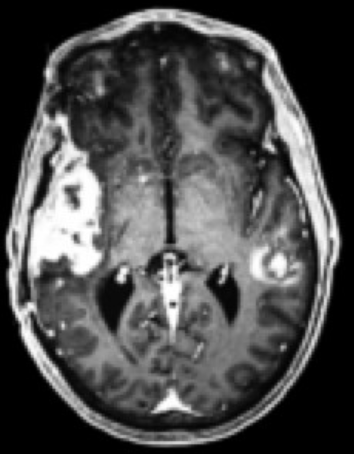
#> input picture Examples/i1.png, 354 x 454 px
$ python ir.py
#> lines starting #> are read from the running program, lines starting #| are printed output that depends on the picture
# test file using opencv / python to compare and contrast with itk / c++ ir methods
from __future__ import print_function
import numpy as np
import cv2
# total number of feature points
MAX = 400
# percent similarity of point matches
MIN = 0.1

def feature_matches(i, i2):
    # change to b/w images
    new_i = cv2.cvtColor(i, cv2.COLOR_BGR2GRAY)
    new_i2 = cv2.cvtColor(i2, cv2.COLOR_BGR2GRAY)

    # set keypoints/descriptors
    x = cv2.ORB_create(MAX)
    k1, d1 = x.detectAndCompute(new_i, None)
    k2, d2 = x.detectAndCompute(new_i2, None)

    # compare similar features
    comp = cv2.DescriptorMatcher_create(cv2.DESCRIPTOR_MATCHER_BRUTEFORCE_HAMMING)
    matches = comp.match(d1, d2, None)
    # sort based on distance/score
    matches.sort(key=lambda s: s.distance, reverse=False)
    # remove matches below min percent similarity
    n = int(len(matches) * MIN)
    matches = matches[:n]
    # create new image with feature matches
    features = cv2.drawMatches(i, k1, i2, k2, matches, None)
    cv2.imwrite("matches.jpg", features)

    # find coordinates of feature matches
    xy1 = np.zeros((len(matches), 2), dtype=np.float32)
    xy2 = np.zeros((len(matches), 2), dtype=np.float32)
    for i, m in enumerate(matches):
        xy1[i, :] = k1[m.queryIdx].pt
        xy2[i, :] = k2[m.trainIdx].pt

    # set estimated homography
    h, mask = cv2.findHomography(xy1, xy2, cv2.RANSAC)
    # set parameters for warpPerspective
    height, width, channels = i2.shape
    # image registration
    r = cv2.warpPerspective(i, h, (width, height))
    return r, h


if __name__ == '__main__':
    reference = "i1.png"
    ref_image = cv2.imread(reference, cv2.IMREAD_COLOR)
#> ref_image is the input picture: shape (454, 354, 3); mean B, G, R 77.2, 77.2, 77.2
    moving = "i2.png"
    moving_image = cv2.imread(moving, cv2.IMREAD_COLOR)
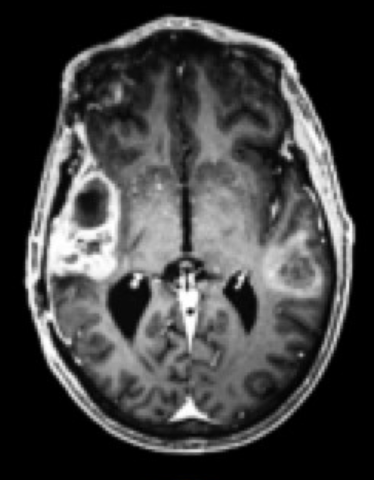
#> input picture Examples/i2.png, 374 x 480 px
#> moving_image is the input picture: shape (480, 374, 3); mean B, G, R 65.8, 65.8, 65.8
    reg, h = feature_matches(moving_image, ref_image)
#> in feature_matches, `k1, d1 = x.detectAndCompute(new_i, None)`: k1 = 400 keypoints; strongest (x, y, size): (133, 283, 53.6), (133, 282, 64.3), (134, 284, 44.6), (77, 127, 77.1)
#> in feature_matches, `k2, d2 = x.detectAndCompute(new_i2, None)`: k2 = 400 keypoints; strongest (x, y, size): (120, 278, 64.3), (119, 276, 77.1), (121, 278, 44.6), (119, 278, 92.6)
#> in feature_matches, `matches = comp.match(d1, d2, None)`: matches = 400 matches
#> in feature_matches, `matches = comp.match(d1, d2, None)`:
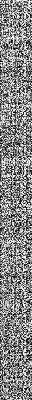
#> d1: shape (400, 32); min 0, max 255, mean 133.7
#> (the run stopped early here; a loop or call above may not have finished)
